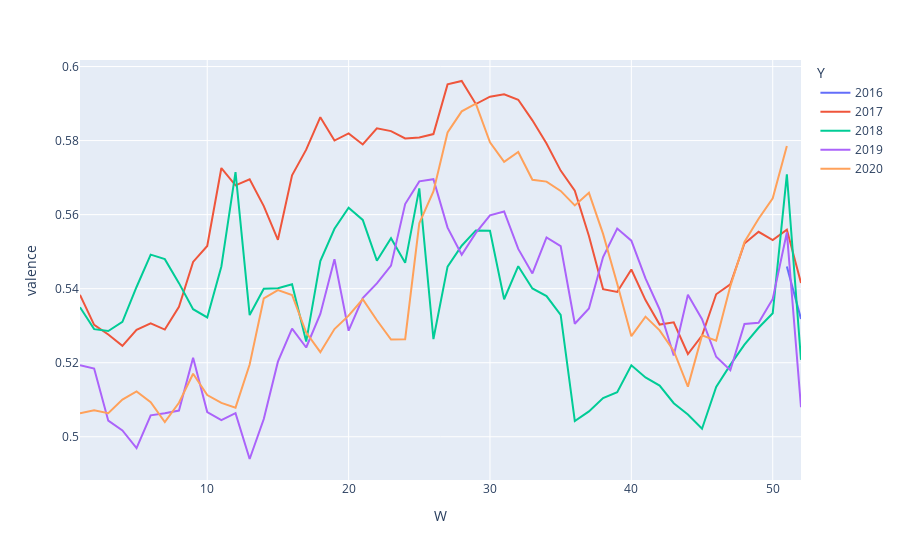

Write notebook code for a chart like this one.
### Code cell
fig = px.line(weighted_week, x="W", y="valence", color='Y')
fig.show()

### Figure 1 — Plotly figure (JSON) as saved in the notebook; plotly's stock layout.template omitted (floating-point values rounded to 4 significant figures)
{"data": [{"hovertemplate": "Y=2016<br>W=%{x}<br>valence=%{y}<extra></extra>", "legendgroup": "2016", "line": {"color": "#636efa", "dash": "solid"}, "mode": "lines", "name": "2016", "orientation": "v", "showlegend": true, "type": "scatter", "x": [51, 52], "xaxis": "x", "y": [0.546, 0.5318], "yaxis": "y"}, {"hovertemplate": "Y=2017<br>W=%{x}<br>valence=%{y}<extra></extra>", "legendgroup": "2017", "line": {"color": "#EF553B", "dash": "solid"}, "mode": "lines", "name": "2017", "orientation": "v", "showlegend": true, "type": "scatter", "x": [1, 2, 3, 4, 5, 6, 7, 8, 9, 10, 11, 12, 13, 14, 15, 16, 17, 18, 19, 20, 21, 22, 23, 24, 25, 26, 27, 28, 29, 30, 31, 32, 33, 34, 35, 36, 37, 38, 39, 40, 41, 42, 43, 44, 45, 46, 47, 48, 49, 50, 51, 52], "xaxis": "x", "y": [0.5383, 0.5302, 0.5276, 0.5246, 0.5289, 0.5307, 0.5289, 0.5351, 0.5472, 0.5515, 0.5726, 0.5679, 0.5696, 0.5623, 0.5532, 0.5706, 0.5775, 0.5863, 0.58, 0.5819, 0.579, 0.5833, 0.5826, 0.5806, 0.5809, 0.5818, 0.5952, 0.5961, 0.5899, 0.5919, 0.5925, 0.591, 0.5855, 0.5792, 0.5719, 0.5664, 0.5542, 0.5399, 0.5391, 0.5452, 0.5369, 0.5303, 0.5309, 0.5223, 0.5273, 0.5385, 0.5412, 0.5522, 0.5554, 0.5531, 0.556, 0.5416], "yaxis": "y"}, {"hovertemplate": "Y=2018<br>W=%{x}<br>valence=%{y}<extra></extra>", "legendgroup": "2018", "line": {"color": "#00cc96", "dash": "solid"}, "mode": "lines", "name": "2018", "orientation": "v", "showlegend": true, "type": "scatter", "x": [1, 2, 3, 4, 5, 6, 7, 8, 9, 10, 11, 12, 13, 14, 15, 16, 17, 18, 19, 20, 21, 22, 23, 24, 25, 26, 27, 28, 29, 30, 31, 32, 33, 34, 35, 36, 37, 38, 39, 40, 41, 42, 43, 44, 45, 46, 47, 48, 49, 50, 51, 52], "xaxis": "x", "y": [0.535, 0.5291, 0.5286, 0.531, 0.5405, 0.5492, 0.548, 0.5415, 0.5345, 0.5322, 0.546, 0.5715, 0.5329, 0.54, 0.5401, 0.5412, 0.5257, 0.5475, 0.5562, 0.5619, 0.5586, 0.5476, 0.5536, 0.547, 0.5671, 0.5264, 0.546, 0.5516, 0.5557, 0.5556, 0.5371, 0.5461, 0.5401, 0.538, 0.5329, 0.5043, 0.5068, 0.5105, 0.5121, 0.5193, 0.516, 0.5138, 0.5091, 0.506, 0.5022, 0.5134, 0.5194, 0.5249, 0.5294, 0.5334, 0.5709, 0.5208], "yaxis": "y"}, {"hovertemplate": "Y=2019<br>W=%{x}<br>valence=%{y}<extra></extra>", "legendgroup": "2019", "line": {"color": "#ab63fa", "dash": "solid"}, "mode": "lines", "name": "2019", "orientation": "v", "showlegend": true, "type": "scatter", "x": [1, 2, 3, 4, 5, 6, 7, 8, 9, 10, 11, 12, 13, 14, 15, 16, 17, 18, 19, 20, 21, 22, 23, 24, 25, 26, 27, 28, 29, 30, 31, 32, 33, 34, 35, 36, 37, 38, 39, 40, 41, 42, 43, 44, 45, 46, 47, 48, 49, 50, 51, 52], "xaxis": "x", "y": [0.5193, 0.5184, 0.5044, 0.5017, 0.4969, 0.5058, 0.5064, 0.5071, 0.5214, 0.5067, 0.5045, 0.5064, 0.494, 0.5048, 0.5203, 0.5292, 0.5241, 0.5332, 0.548, 0.5287, 0.5375, 0.5414, 0.5462, 0.5629, 0.569, 0.5696, 0.5565, 0.5492, 0.5551, 0.5598, 0.5609, 0.5507, 0.5441, 0.5538, 0.5515, 0.5305, 0.5346, 0.5486, 0.5562, 0.553, 0.5428, 0.5344, 0.5219, 0.5384, 0.5318, 0.5216, 0.518, 0.5305, 0.5308, 0.5372, 0.5552, 0.508], "yaxis": "y"}, {"hovertemplate": "Y=2020<br>W=%{x}<br>valence=%{y}<extra></extra>", "legendgroup": "2020", "line": {"color": "#FFA15A", "dash": "solid"}, "mode": "lines", "name": "2020", "orientation": "v", "showlegend": true, "type": "scatter", "x": [1, 2, 3, 4, 5, 6, 7, 8, 9, 10, 11, 12, 13, 14, 15, 16, 17, 18, 19, 20, 21, 22, 23, 24, 25, 26, 27, 28, 29, 30, 31, 32, 33, 34, 35, 36, 37, 38, 39, 40, 41, 42, 43, 44, 45, 46, 47, 48, 49, 50, 51], "xaxis": "x", "y": [0.5064, 0.5072, 0.5064, 0.51, 0.5122, 0.5093, 0.504, 0.5092, 0.517, 0.5113, 0.5091, 0.5079, 0.5195, 0.5374, 0.5396, 0.5383, 0.5281, 0.5228, 0.5291, 0.5327, 0.5371, 0.5315, 0.5263, 0.5264, 0.5577, 0.5663, 0.5822, 0.5879, 0.59, 0.5795, 0.5743, 0.5769, 0.5694, 0.5689, 0.5664, 0.5625, 0.5659, 0.5548, 0.5413, 0.5272, 0.5324, 0.5287, 0.5232, 0.5135, 0.5274, 0.526, 0.5407, 0.5526, 0.5589, 0.5644, 0.5786], "yaxis": "y"}], "layout": {"legend": {"title": {"text": "Y"}, "tracegroupgap": 0}, "margin": {"t": 60}, "xaxis": {"anchor": "y", "domain": [0, 1], "title": {"text": "W"}}, "yaxis": {"anchor": "x", "domain": [0, 1], "title": {"text": "valence"}}}}
